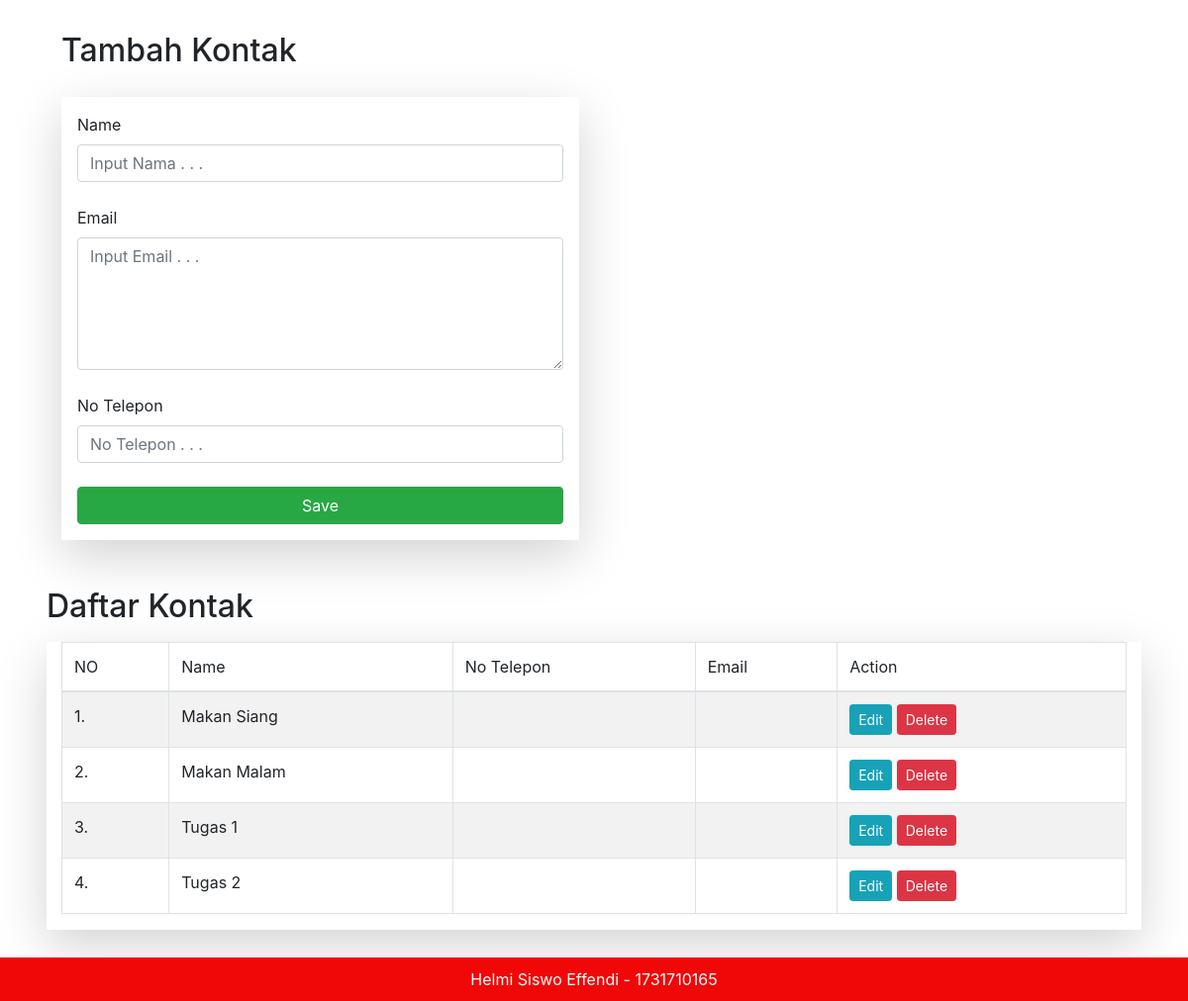
Before: / with the older database file.
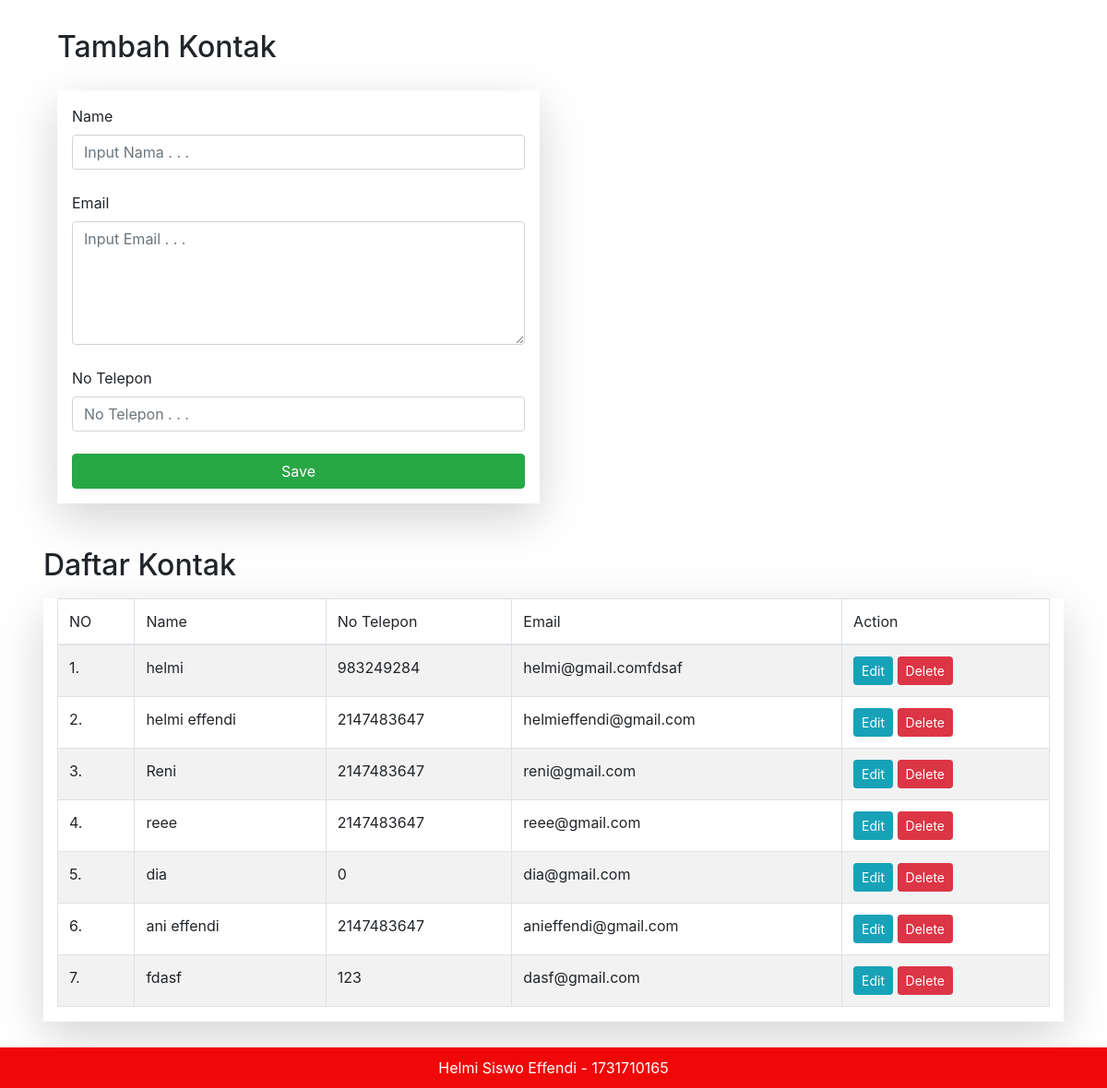
After: the same page with the newer database file.
### tables this page shows
CREATE TABLE `todo` (
  `id` int(11) NOT NULL,
  `name` varchar(255) NOT NULL,
  `email` text NOT NULL,
  `notelp` int(255) NOT NULL
);

### function.php (called while the page is built, shortened)
<?php
   include "koneksi/koneksi.php";
   function query($query)
   {
      global $koneksi;
      $result = mysqli_query($koneksi, $query);
      $rows = [];
      while ($data = mysqli_fetch_assoc($result)) {
          $rows[] = $data;
      }
      return $rows;
  }
?>

### index.php (the view, shortened to what this page needs)
<?php
   $title = "Tambah Kontak";
   include "layouts/header.php";
   include "function.php";
   $todoList = query("SELECT * FROM todo");
?>
<div class="row p-3 m-3">
   <div class="col-md-12 mb-3">
      <h2 class="card-title ">
         <?= $title ?>
      </h2>
   </div>
   <div class="col-md-6 bg-white">
      <form action="" method="post" class="shadow-lg p-3 bg-white">
         <label for="name">Name</label>
         <input type="text"
            name="name"
            id="name"
            class="form-control"
            placeholder="Input Nama . . ."
            autofocus="on" required> <br>
         <label for="email">Email</label>
         <textarea name="email"
            id="email" cols="30" rows="5"
            class="form-control"
            placeholder="Input Email . . ." required></textarea> <br>
            <label for="name">No Telepon</label>
         <input type="number"
            name="notelp"
            id="notelp"
            class="form-control"
            placeholder="No Telepon . . ."
            autofocus="on" required> <br>
         <input type="submit" name="submit"
            value="Save"
            class="btn btn-success btn-block">
      </form>
   </div>
</div>
<div class="row p-3 m-3">
   <h2 class="card-title mb-3">
      Daftar Kontak
   </h2>
   <div class="col-md-12 bg-white shadow-lg">
      <table class="table table-bordered table-striped table-hover">
         <thead>
            <tr>
               <td>NO</td>
               <td>Name</td>
               <td>No Telepon</td>
               <td>Email</td>
               <td>Action</td>
            </tr>
         </thead>
         <tbody>
            <?php
               $i = 1;
               foreach ($todoList as $data) {
            ?>
            <tr>
               <td><?= $i++ ?>.</td>
               <td><?= $data['name'] ?></td>
               <td><?= $data['notelp']?></td>
               <td><?= $data['email'] ?></td>
               <td>
                  <a href="todo-edit.php?id=<?= $data['id'] ?>"
                     class="btn btn-info btn-sm">Edit</a>
                  <a href="todo-delete.php?id=<?= $data['id'] ?>"
                     onclick="return confirm('Apakah anda ingin menghapus todo ini ?')"
                     class="btn btn-danger btn-sm">Delete</a>
               </td>
            </tr>
            <?php } ?>
         </tbody>
      </table>
   </div>
</div>
<?php
   include "layouts/footer.php";
?>

### layouts/header.php (shortened to what this page needs)
<!DOCTYPE html>
<html lang="en">
   <head>
      <link rel="stylesheet" href="./vendors/css/bootstrap.min.css">
      <link rel="stylesheet" href="./css/style.css">
   </head>
   <body>
      <div id="page-container" >
         <div id="content-wrap">
            <div class="col-md-12">

### layouts/footer.php
   </div>
      </div>
         <footer id="footer">
            <div class="footer text-center">
               Helmi Siswo Effendi - 1731710165
            </div>
         </footer>
      </div>
   </body>
</html>

### css/style.css (style rules this page uses)
#page-container { position: relative; min-height: 100vh; }
#content-wrap { padding-bottom: 2.5rem; }
#footer { position: absolute; bottom: 0; width: 100%; padding: 10px; background: #f00707; color: white; }

Changed rows visible on the page:
removed todo: name "Makan Siang"
removed todo: name "Makan Malam"
removed todo: name "Tugas 1"
removed todo: name "Tugas 2"
added todo: name "helmi", notelp "983249284", email "helmi@gmail.comfdsaf"
added todo: name "helmi effendi", notelp "2147483647", email "helmieffendi@gmail.com"
added todo: name "Reni", notelp "2147483647", email "reni@gmail.com"
added todo: name "reee", notelp "2147483647", email "reee@gmail.com"
added todo: name "dia", notelp "0", email "dia@gmail.com"
added todo: name "ani effendi", notelp "2147483647", email "anieffendi@gmail.com"
added todo: name "fdasf", notelp "123", email "dasf@gmail.com"
